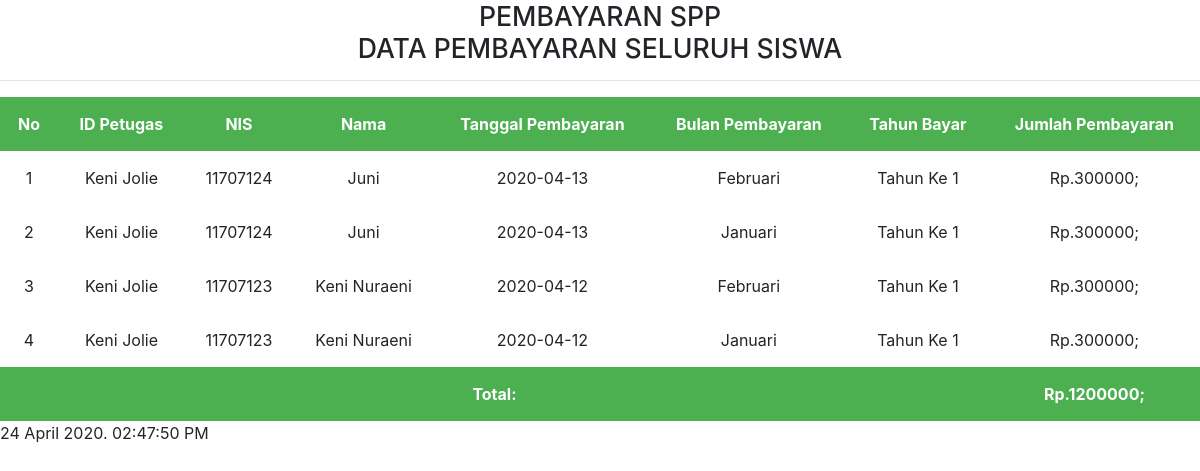
The page /index.php/c_pdf on the database its author committed.
### tables this page shows
CREATE TABLE `pembayaran` (
  `id_pembayaran` int(11) NOT NULL,
  `id_petugas` int(11) NOT NULL,
  `nisn` varchar(10) NOT NULL,
  `tgl_bayar` date NOT NULL,
  `bulan_bayar` varchar(8) NOT NULL,
  `tahun_bayar` varchar(4) NOT NULL,
  `id_spp` int(11) NOT NULL,
  `jumlah_bayar` int(11) NOT NULL
);

CREATE TABLE `petugas` (
  `id_petugas` int(11) NOT NULL,
  `username` varchar(25) NOT NULL,
  `password` varchar(32) NOT NULL,
  `nama_petugas` varchar(35) NOT NULL,
  `level` enum('admin','petugas','','') NOT NULL
);

CREATE TABLE `siswa` (
  `nisn` char(10) NOT NULL,
  `nis` char(8) NOT NULL,
  `nama` varchar(35) NOT NULL,
  `password` varchar(50) NOT NULL,
  `id_kelas` int(11) NOT NULL,
  `alamat` text NOT NULL,
  `no_telp` varchar(13) NOT NULL,
  `id_spp` int(11) NOT NULL
);

### application/controllers/C_pdf.php (called while the page is built, shortened)
<?php
class C_pdf extends CI_Controller {
    public function index() {
        $data['pembayaran'] = $this->MPdf->join_table('pembayaran');
        $this->load->view('Admin/report_pdf', $data);
    }
}

### index.php (called while the page is built, shortened)
<?php
require_once BASEPATH.'core/CodeIgniter.php';

### application/models/MPdf.php (called while the page is built, shortened)
<?php
class MPdf extends CI_Model {
	public function join_table(){
		$this->db->select('*');
		$this->db->from('pembayaran');
		$this->db->join('siswa', 'siswa.nisn = pembayaran.nisn');
        $this->db->join('petugas', 'petugas.id_petugas = pembayaran.id_petugas');
        $this->db->order_by('id_pembayaran', 'DESC');
		return $this->db->get()->result_array();
	}
}

### application/views/Admin/report_pdf.php (the view, shortened to what this page needs)
<!DOCTYPE html>
<html><head>
	<link rel="stylesheet" href="<?= base_url('assets/css/bootstrap.min.css')?>">
</head><body class="A4">
	<section class="sheet padding-10mm">
	<h1>PEMBAYARAN SPP
	<br>DATA PEMBAYARAN SELURUH SISWA</h1>
    <hr class="line-little">
    <table>
            <tr>
                <th>No</th>
                <th>ID Petugas</th>
                <th>NIS</th>
                <th>Nama</th>
                <th>Tanggal Pembayaran</th>
                <th>Bulan Pembayaran</th>
                <th>Tahun Bayar</th>
                <th>Jumlah Pembayaran</th>
            </tr>
			<?php
				$no=1;
				$jumlahbayar=0;
				$data_bulan_nama = array('Januari','Februari','Maret','April','Mei','Juni','Juli','Agustus','September','Oktober','November','Desember');
				foreach($pembayaran as $p){
					for ($i=0; $i < $p['bulan_bayar']; $i++) {
						$nama_bulan = $data_bulan_nama[$i];
					} ?>
			<tr>
				<td class="td"><?php echo $no++ ?></td>
				<td class="td"><?php echo $p['nama_petugas'] ?></td>
				<td class="td"><?php echo $p['nis'] ?></td>
				<td class="td"><?php echo $p['nama'] ?></td>
				<td class="td"><?php echo $p['tgl_bayar'] ?></td>
                <td class="td"><?php echo $nama_bulan; ?></td>
				<td class="td"><?php echo 'Tahun Ke '.$p['tahun_bayar'] ?></td>
				<td class="td"><?php echo 'Rp.'.$p['jumlah_bayar'].';' ?></td>
			</tr>
            <?php
				$jumlahbayar = $jumlahbayar+$p['jumlah_bayar'];
			} ?>
			<tr class="tr">
				<th colspan="7" >Total:</th>
				<th colspan="2"><?php echo 'Rp.'.$jumlahbayar.';'; ?></th>
			</tr>
		</table>
		<P><?= date("d F Y. h:i:s A") ?></P>
	</section>
</body></html>

### application/views/Admin/report_pdf.php (style rules this page uses)
html { position: relative; }
h1 { font-size: 20pt; text-align: center; }
table { border-collapse: collapse; width: 100%; }
table th { background-color: #4CAF50; color: white; padding: 15px; text-align: center; }
table td { padding: 15px; text-align: center; }
.tr { background-color: #4CAF50; color: white; }

### rows shown on the page
pembayaran: id_petugas.nama_petugas "Keni Jolie", nisn.nis "11707124", nisn.nama "Juni", tgl_bayar "2020-04-13", nama_bulan "Februari", tahun_bayar "1", jumlah_bayar "300000"
pembayaran: id_petugas.nama_petugas "Keni Jolie", nisn.nis "11707124", nisn.nama "Juni", tgl_bayar "2020-04-13", nama_bulan "Januari", tahun_bayar "1", jumlah_bayar "300000"
pembayaran: id_petugas.nama_petugas "Keni Jolie", nisn.nis "11707123", nisn.nama "Keni Nuraeni", tgl_bayar "2020-04-12", nama_bulan "Februari", tahun_bayar "1", jumlah_bayar "300000"
pembayaran: id_petugas.nama_petugas "Keni Jolie", nisn.nis "11707123", nisn.nama "Keni Nuraeni", tgl_bayar "2020-04-12", nama_bulan "Januari", tahun_bayar "1", jumlah_bayar "300000"

### other values the page prints
$jumlahbayar "1200000"
